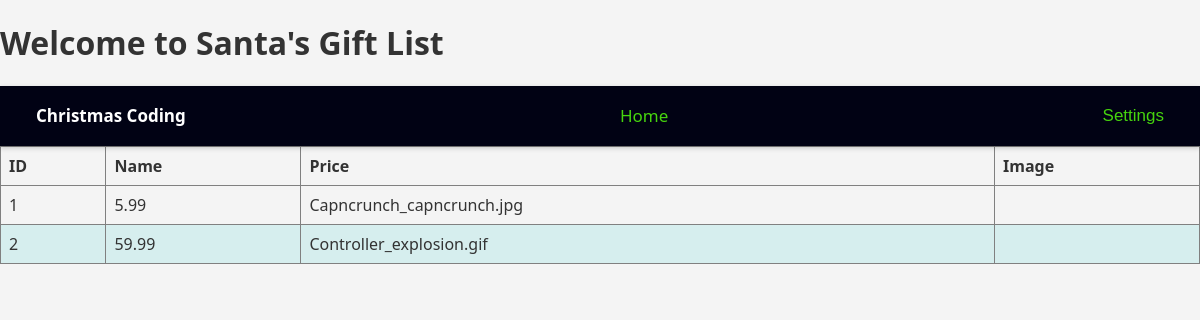
Screenshot of /gift_list with the database file from the repository.
### tables this page shows
CREATE TABLE gifts (
                     id INTEGER PRIMARY KEY AUTOINCREMENT,
                     name TEXT NOT NULL,
                     price REAL NOT NULL,
                     image TEXT NOT NULL
                     );

### app.py (the view)
@app.route('/gift_list')
def gift_list():
    with sqlite3.connect(DATABASE) as conn:
        gifts = conn.execute('SELECT * FROM gifts').fetchall()
    return render_template('gift_list.html', gifts=gifts)

### templates/gift_list.html (shortened to what this page needs)
<!DOCTYPE html>
<html lang="en">
<head>
    <link rel="stylesheet" href="{{ url_for('static', filename='styles.css') }}">
</head>
<body>
    <h1> Welcome to Santa's Gift List </h1>
    <div class="topnav">
        <span class="brand">Christmas Coding</span>
        <a href="/">Home</a>
        <div class="dropdown">
            <button class="dropbtn">Settings</button>
        </div>
    </div>
    <table border="1" id="giftsTable">
        <thead>
            <tr>
                <th onclick="sortTable(0)">ID</th>
                <th onclick="sortTable(1)">Name</th>
                <th onclick="sortTable(2)">Price</th>
                <th onclick="sortTable(3)">Image</th>
            </tr>
        </thead>
        <tbody>
            {% for gift in gifts %}
            <tr>
                <td>{{ gift[0] }}</td>
                <td>{{ gift[2] }}</td>
                <td>{{ gift[3] }}</td>
                <td>{{ gift[4] }}</td>
            </tr>
            {% endfor %}
        </tbody>
    </table>
</body>

### static/styles.css (style rules this page uses)
body { font-family: 'Segoe UI', Tahoma, Geneva, Verdana, sans-serif; color: #333; margin: 0; padding: 0; background-color: #f4f4f4; transition: background-color 0.3s, color 0.3s; }
.topnav { background-color: #010214; padding: 0 20px; display: flex; justify-content: space-between; align-items: center; height: 60px; box-shadow: 0 2px 5px rgba(0,0,0,0.2); position: relative; z-index:10; }
.topnav a, .dropbtn, .brand { color: #46d40e; text-align: center; padding: 14px 16px; text-decoration: none; font-size: 17px; }
.brand { font-weight: bold; color: white; }
.dropdown { position: relative; display: inline-block; }
.dropbtn { background-color: inherit; border: none; cursor: pointer; }
table { border-collapse: collapse; width: 100%; }
th, td { text-align: left; padding: 8px; }
tr:nth-child(even) { background-color: #D6EEEE; }

### rows the page displays
gifts: id "1", price "5.99", image "Capncrunch_capncrunch.jpg"
gifts: id "2", price "59.99", image "Controller_explosion.gif"
